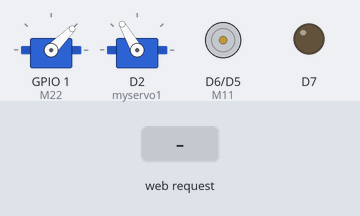
Bench run of a sketch on a simulated ESP8266 (NodeMCU). Parts: 2 × servo, motor-driver pin pairs drawn as motors (green arrow = first pin HIGH = forward, orange = second pin HIGH = backward, longer = more drive), output pins drawn as LEDs (lit = HIGH). The test bench sets the inputs (shaded band). WiFi joins after 1.5 s; servers stay silent unless stated; pins used as bus, display or sensor lines are not drawn.

Above: at 1.2 s.
1.3 s: HTTP request GET /maju received
At 1.4 s:
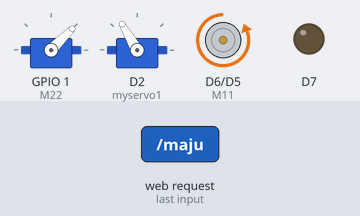
3.0 s: HTTP request GET /mundur received
At 3.1 s:
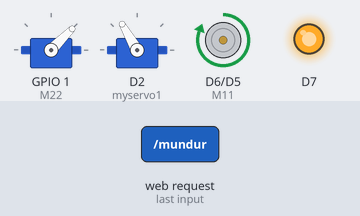
4.7 s: HTTP request GET /kanan received
At 4.8 s:
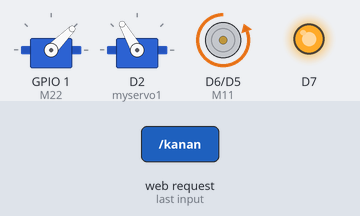
6.4 s: HTTP request GET /kiri received
At 6.5 s:
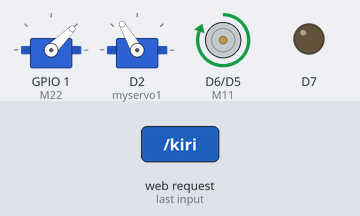
8.1 s: HTTP request GET /atas received
At 9.3 s:
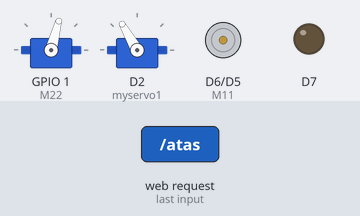
9.6 s: HTTP request GET /buka received
At 10.4 s:
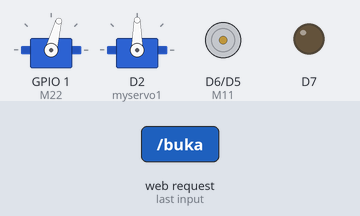
Timing chart, 0 to 12.1 s (numbered marks = the images above; inputs shaded):
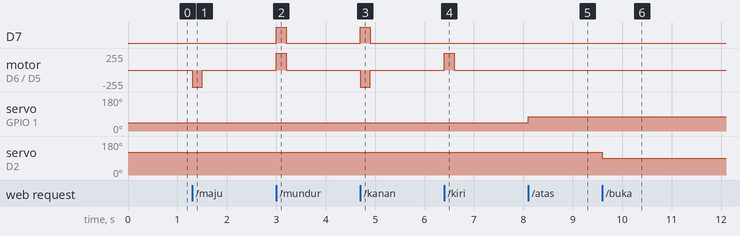

Measured:
- after the input at 1.3 s, motor on D6 (M11) / D5 (M12): stopped → backward 255/255 at once, → stopped 0.20 s later
- after the input at 3.0 s, D7: LOW → HIGH at once, → LOW 0.20 s later; motor on D6 (M11) / D5 (M12): stopped → forward 255/255 at once, → stopped 0.20 s later
- after the input at 4.7 s, D7: LOW → HIGH at once, → LOW 0.20 s later; motor on D6 (M11) / D5 (M12): stopped → backward 255/255 at once, → stopped 0.20 s later
- after the input at 6.4 s, motor on D6 (M11) / D5 (M12): stopped → forward 255/255 at once, → stopped 0.20 s later
- after the input at 8.1 s, servo on GPIO 1 (M22): 45° → 75° at once
- after the input at 9.6 s, servo on D2 (myservo1): 120° → 90° at once

The sketch:

HTML_Car.ino
```cpp
#include <ESP8266WiFi.h>
#include <WiFiClient.h>
#include <ESP8266WebServer.h>
#include <ESP8266mDNS.h>
#include <Servo.h>

#define M11 D6
#define M12 D5
#define M21 D11
#define M22 D10

Servo myservo;
Servo myservo1;
int x = 45;
int y = 120;

const char* ssid = "ssid";
const char* password = "passk";

ESP8266WebServer server(80);
String webPage = "";

void setup() {
  Serial.begin(115200);
  WiFi.begin(ssid, password);

  pinMode(M11, OUTPUT);
  pinMode(M12, OUTPUT);
  pinMode(M21, OUTPUT);
  pinMode(M22, OUTPUT);

  myservo.attach(1);
  myservo1.attach(4);
  myservo1.write(y);
  myservo.write(x);

  design();
  server_setup();
}

void loop() {
  server.handleClient();
}
```

design.ino
```cpp
void design() {
  webPage += "<!DOCTYPE html>\n<html>\n<head>\n<style>\n\n.button {\n  border: none;\n  color: white;\n  padding: 15px 32px;\n  text-align: center;\n  width:140px;\n  height:50px;\n  text-decoration: none;\n  display: inline-block;\n  font-size: 16px;\n  margin: 4px 2px;\n  cursor: pointer;\n}\n\n.button:active {\n  background-color: gray;\n  transform: translateY(2px);\n}\n\n.button1 {\n  position: absolute;\n  top: 130px;\n  left: 150px;\n  background-color: gray; \n  color: black; \n  border-radius: 4px;\n  border: 2px solid black;\n}\n.button2 {\n  position: absolute;\n  top: 290px;\n  left: 150px;\n  background-color: gray; \n  color: black; \n  border-radius: 4px;\n  border: 2px solid black;\n}\n.button3 {\n  position: absolute;\n  top: 210px;\n  left: 60px;\n  background-color: gray; \n  color: black; \n  border-radius: 4px;\n  border: 2px solid black;\n}\n.button4 {\n  position: absolute;\n  top: 210px;\n  left: 240px;\n  background-color: gray; \n  color: black; \n  border-radius: 4px;\n  border: 2px solid black;\n}\n\n.button5 {\n  position: absolute;\n  top: 130px;\n  left: 680px;\n  background-color: gray; \n  color: black; \n  border-radius: 4px;\n  border: 2px solid black;\n}\n.button6 {\n  position: absolute;\n  top: 290px;\n  left: 680px;\n  background-color: gray; \n  color: black; \n  border-radius: 4px;\n  border: 2px solid black;\n}\n.button7 {\n  position: absolute;\n  top: 210px;\n  left: 590px;\n  background-color: gray; \n  color: black; \n  border-radius: 4px;\n  border: 2px solid black;\n}\n.button8 {\n  position: absolute;\n  top: 210px;\n  left: 770px;\n  background-color: gray; \n  color: black; \n  border-radius: 4px;\n  border: 2px solid black;\n}\n</style>\n</head>\n<body>\n\n<h1><center>ROBOT IoT</center></h1>\n\n<center><a href = 'maju'><button class=\"button button1\">MAJU</button></a>\n<p><a href = 'kanan'><button class=\"button button4\">KANAN</button></a>\n<a href = 'kiri'><button class=\"button button3\">KIRI</button></a>\n<p><a href = 'mundur'><button class=\"button button2\">MUNDUR</button></center></a>\n\n<center><a href = 'atas'><button class=\"button button5\">ATAS</button></a>\n<p><a href = 'buka'><button class=\"button button8\">BUKA</button></a>\n<a href = 'tutup'><button class=\"button button7\">TUTUP</button></a>\n<p><a href = 'bawah'><button class=\"button button6\">BAWAH</button></center></a>\n\n</body>\n</html>";
  //delay(200);

  //tomeko.net
}
```

jalan.ino
```cpp
void maju() {
  digitalWrite(M11, LOW);
  digitalWrite(M12, HIGH);
  digitalWrite(M21, LOW);
  digitalWrite(M22, HIGH);
  delay(200);
  berhenti();
}

void mundur() {
  digitalWrite(M11, HIGH);
  digitalWrite(M12, LOW);
  digitalWrite(M21, HIGH);
  digitalWrite(M22, LOW);
  delay(200);
  berhenti();
}

void kiri() {
  digitalWrite(M11, HIGH);
  digitalWrite(M12, LOW);
  digitalWrite(M21, LOW);
  digitalWrite(M22, HIGH);
  delay(200);
  berhenti();
}

void kanan() {
  digitalWrite(M11, LOW);
  digitalWrite(M12, HIGH);
  digitalWrite(M21, HIGH);
  digitalWrite(M22, LOW);
  delay(200);
  berhenti();
}

void berhenti() {
  digitalWrite(M11, LOW);
  digitalWrite(M12, LOW);
  digitalWrite(M21, LOW);
  digitalWrite(M22, LOW);
}
```

server_setup.ino
```cpp
void server_setup() {
  server.on("/", []() {
    server.send(200, "text/html", webPage);
  });
  server.on("/maju", []() {
    server.send(200, "text/html", webPage);
    maju();
  }) ;
  server.on("/mundur", []() {
    server.send(200, "text/html", webPage);
    mundur();
  }) ;
  server.on("/kanan", []() {
    server.send(200, "text/html", webPage);
    kanan();
  }) ;
  server.on("/kiri", []() {
    server.send(200, "text/html", webPage);
    kiri();
  }) ;

  server.on("/atas", []() {
    server.send(200, "text/html", webPage);
    atas();
  }) ;
  server.on("/bawah", []() {
    server.send(200, "text/html", webPage);
    bawah();
  }) ;
  server.on("/buka", []() {
    server.send(200, "text/html", webPage);
    buka();
  }) ;
  server.on("/tutup", []() {
    server.send(200, "text/html", webPage);
    tutup();
  }) ;

  server.begin();
}
```

servo.ino
```cpp
void atas() {
  if (x == 180) {
    x = x;
  } else {
    x = x + 30;
  }
  myservo.write(x);
  delay(1000);
}

void bawah() {
  if (x == 0) {
    x = x;
  } else {
    x = x - 30;
  }
  myservo.write(x);
  delay(1000);
}

void tutup() {
  if (y == 180) {
    y = y;
  } else {
    y = y + 30;
  }
  myservo1.write(y);
  delay(1000);
}

void buka() {
  if (y == 0) {
    y = y;
  } else {
    y = y - 30;
  }
  myservo1.write(y);
  delay(1000);
}
```
